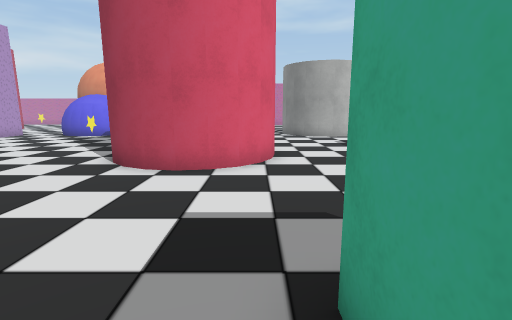
view 1 (above)

22 first-person views from a walk through a Unity game level. The camera is 1.4 m above the floor, tilts 10° down and sees 85° across. The floor is counted in squares, 1 m on a side. Each view is taken from the middle of a square. On the plan, view 1 faces up. The plan holds only what a view shows up to about 14 squares ahead; the rest is blank. The place goes on beyond the plan. The player character is not drawn. Some surface patterns are stand-ins.

view 2
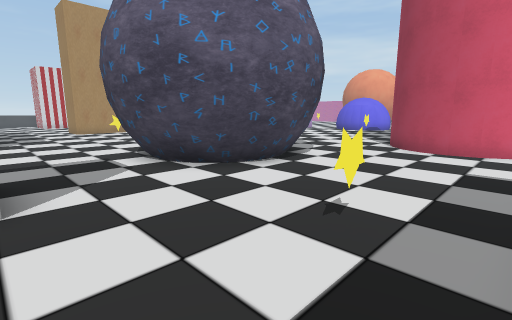

view 3
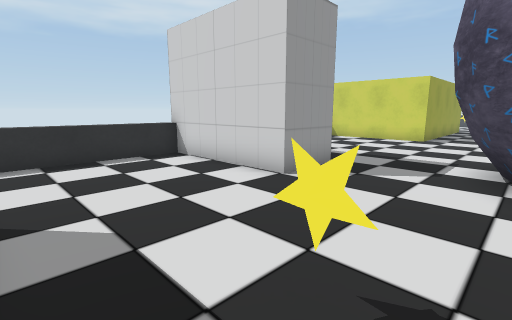

view 4
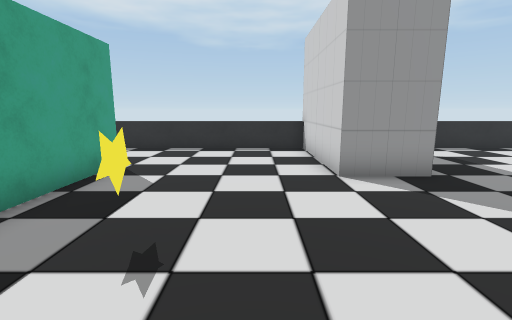

view 5
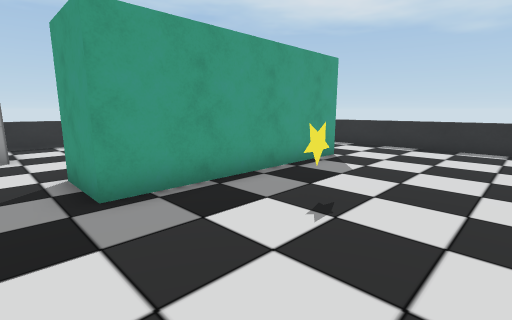

view 6
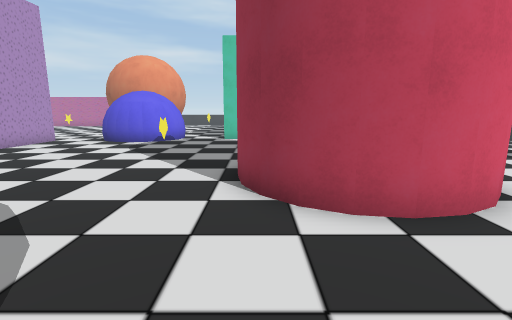

view 7
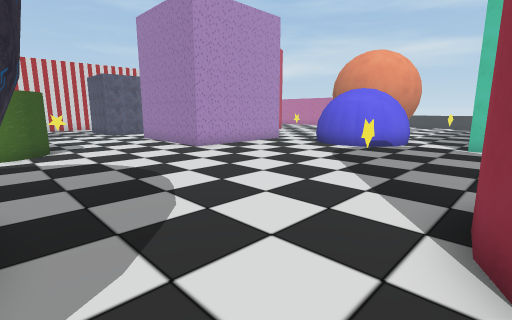

view 8
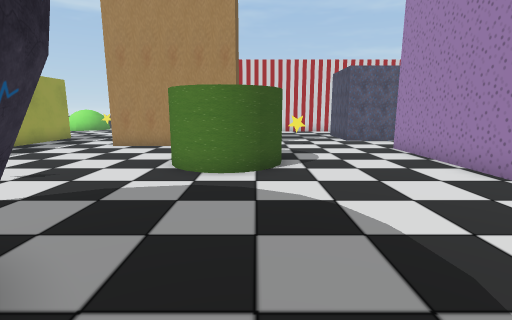

view 9
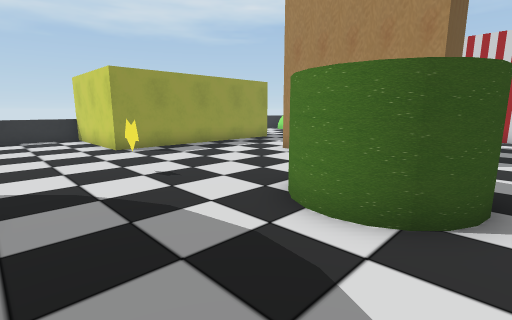

view 10
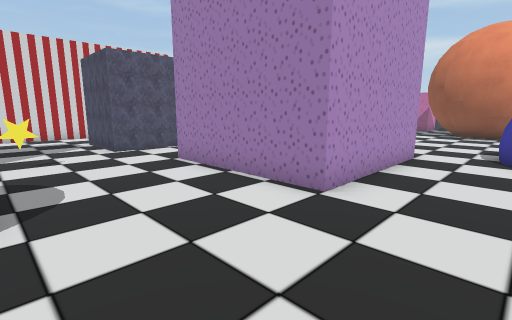

view 11
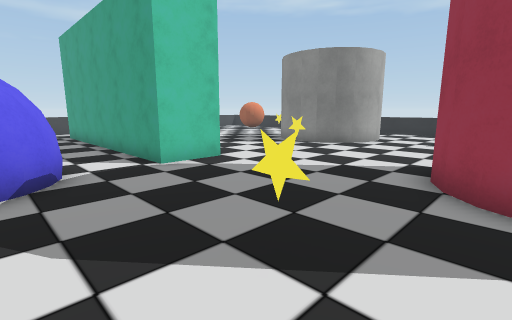

view 12
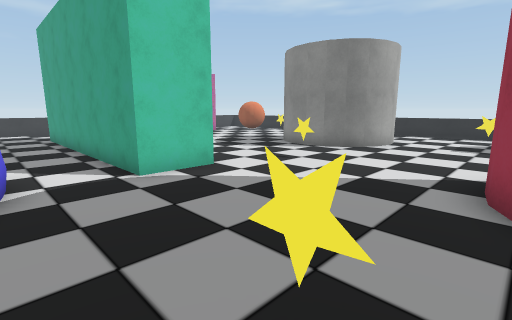

view 13
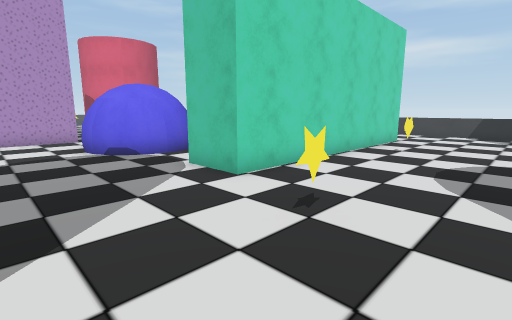

view 14
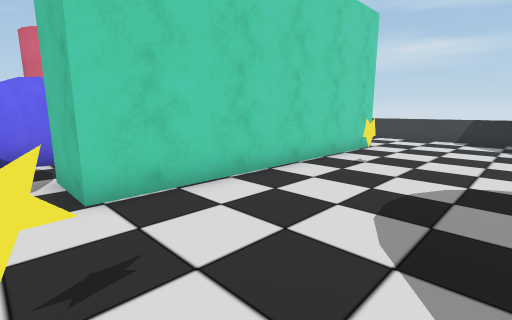

view 15
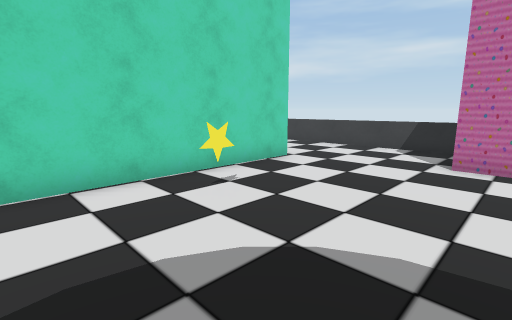

view 16
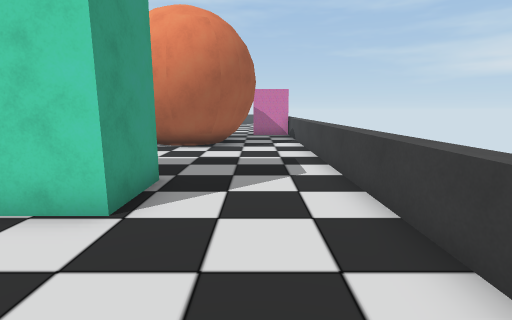

view 17
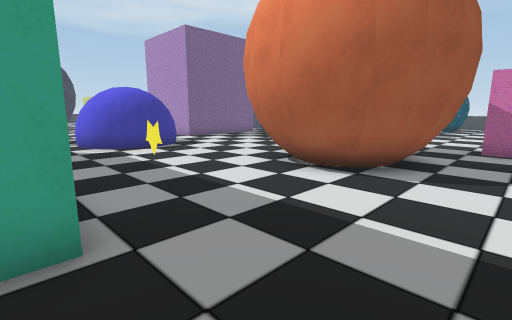

view 18
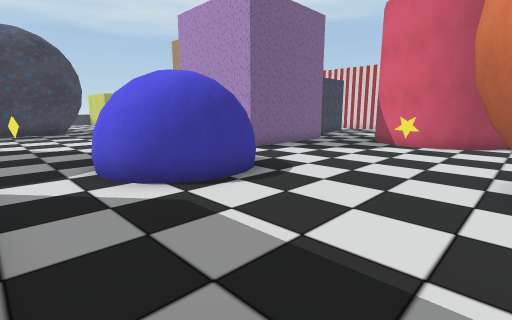

view 19
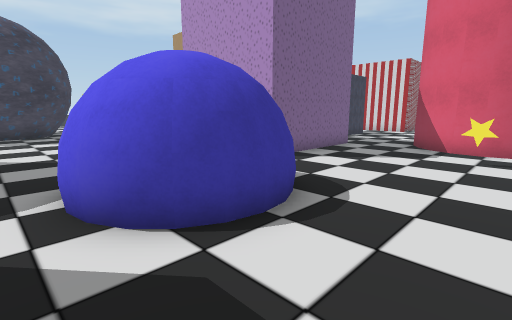

view 20
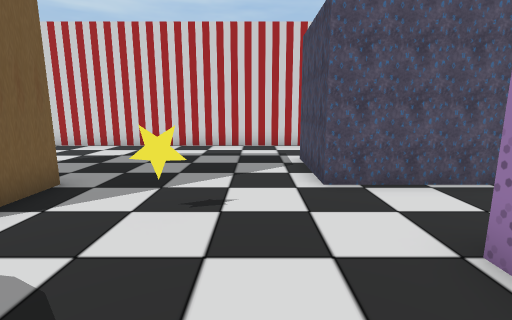

view 21
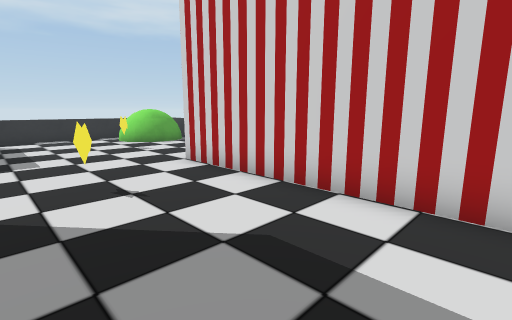

view 22
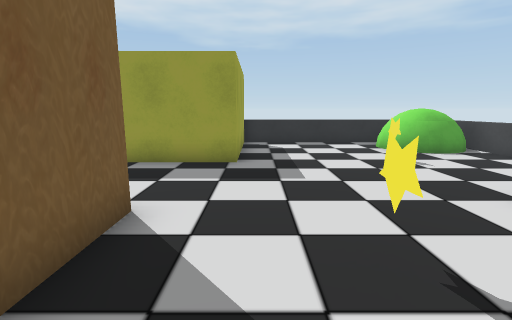

### Floor plan
Key: @ floor where view 1 was taken; # wall or solid block; . floor; = window, fence, low wall or low ledge; ^ raised ledge; T thing the floor can be seen under or through; O other object.
Columns run from 31 left of view 1 to 2 right of it. Each row starts with its distance up from view 1.
 31                  ^^^^^^^^^^^^^^^
 30                #................
 29                #..TT............
 28          .......  TT#...........##
 27          .......    ##....##......
 26                     ##....##......
 25                     ##....##......
 24               .. ####..O..##......
 23            ##.....##......##.O....
 22             ##............##......
 21              #.O..........##......
 20             ##............##......
 19            ##.......OOOO..##.....#
 18          ...........OOOO..##.....#
 17          ..........OOOOO..##.....#
 16           ...#####..OOOO......O..#
 15                  #................
 14           #      #................
 13           #.     #................
 12           #..    #......O.........
 11     #.   ##..#####..........##  ..
 10     #..###.................##   ..
  9     #......................#   #..
  8     #......O...............##  #..
  7     #.......................####..
  6     #........  ##.................
  5     #.....##    #.....### ........
  4     #....       #....###  #......
  3     #....   #.......      #.......
  2     #..O..###.......      #.....##
  1     #.....###.....O.     ##.....#
  0     #.....##.........  ####....@#
 -1    .................. ####....O.#
 -2   ..............................#
 -3  ...............................#
 -4  ...O....########.......###.....#
 -5 =.O......#      #.......  #.....#
 -6 #OOO.....#      #.......  #......
 -7 # OO.....#      #......   #......
 -8    ......#      #.....    #.......
 -9   #======#      #=====    #=======

Positions as (right, up) in squares from view 1, and headings:
1: (0, 0), facing up
2: (0, -4), facing up-left
3: (0, 0), facing down-left
4: (-3, 2), facing down
5: (-4, 3), facing down-right
6: (-4, 3), facing up
7: (-4, 5), facing up-left
8: (-8, 6), facing left
9: (-11, 7), facing down-left
10: (-11, 7), facing up-left
11: (-9, 10), facing up-right
12: (-8, 11), facing up-right
13: (1, 13), facing up-left
14: (1, 16), facing up-left
15: (2, 20), facing up-left
16: (0, 29), facing left
17: (-5, 30), facing down-left
18: (-6, 24), facing down-left
19: (-7, 22), facing down-left
20: (-16, 9), facing left
21: (-23, 7), facing down-left
22: (-23, 4), facing down
